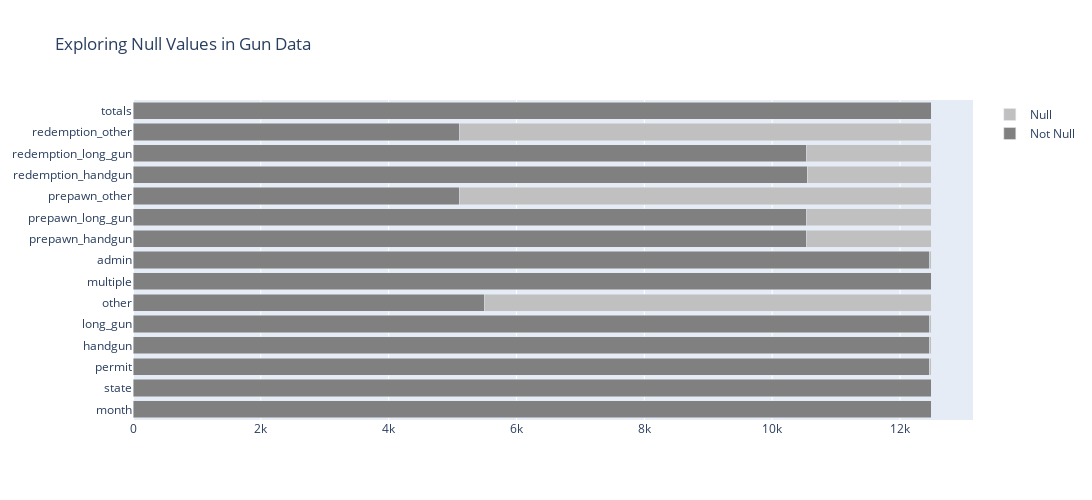

The code cell stored with this chart in its notebook:
### Markdown cell above
#### Dealing with missing values
As shown in the above chart, there arey many columns we need to take a decision ahead. The next will handle missing values through two steps. First to drop columns that have 60% or more of missing data so that no appropriate statistical operation can be done on. Second, filling other missing data with the mode value of each column assueming that they will take the same most frequent values. I will not be using mean due to outliers which will affect the distribution of the data.

### Code cell
# task 1: dropping columns that have 60% or more of missing data
df_gun_v1 = hp.drop_60_missings(df_gun)
# recheck NaNs
hp.explore_nans(df_gun_v1, 'Exploring Null Values in Gun Data')

### Figure 1 — Plotly figure (JSON) as saved in the notebook; plotly's stock layout.template omitted (floating-point values rounded to 4 significant figures)
{"data": [{"marker": {"color": "rgb(128,128,128)"}, "name": "Not Null", "orientation": "h", "type": "bar", "x": [12485, 12485, 12461, 12465, 12466, 5500, 12485, 12462, 10542, 10540, 5115, 10545, 10544, 5115, 12485], "y": ["month", "state", "permit", "handgun", "long_gun", "other", "multiple", "admin", "prepawn_handgun", "prepawn_long_gun", "prepawn_other", "redemption_handgun", "redemption_long_gun", "redemption_other", "totals"]}, {"marker": {"color": "rgb(192,192,192)"}, "name": "Null", "orientation": "h", "type": "bar", "x": [0, 0, 24, 20, 19, 6985, 0, 23, 1943, 1945, 7370, 1940, 1941, 7370, 0], "y": ["month", "state", "permit", "handgun", "long_gun", "other", "multiple", "admin", "prepawn_handgun", "prepawn_long_gun", "prepawn_other", "redemption_handgun", "redemption_long_gun", "redemption_other", "totals"]}], "layout": {"barmode": "stack", "height": 500, "title": {"text": "Exploring Null Values in Gun Data"}, "width": 1200}}
